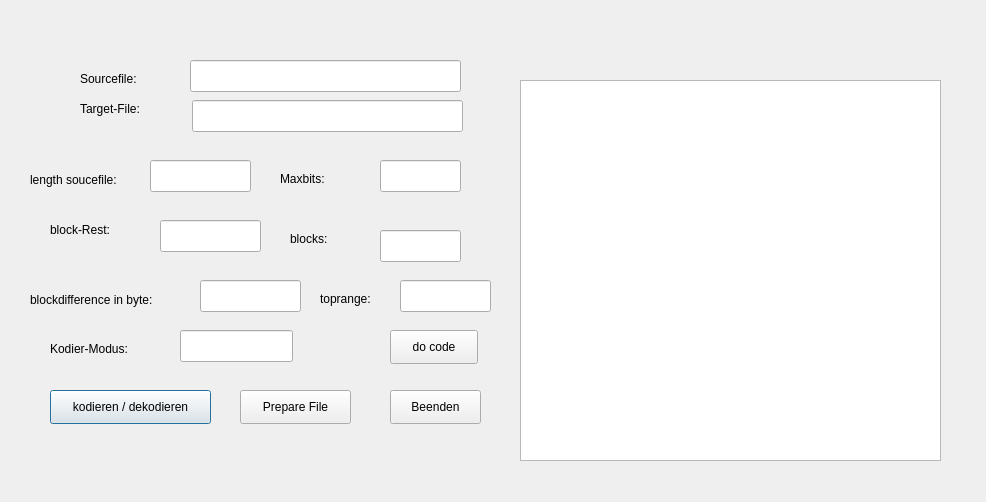
<?xml version="1.0" encoding="UTF-8"?>
<ui version="4.0">
 <class>Dialog</class>
 <widget class="QDialog" name="Dialog">
  <property name="geometry">
   <rect>
    <x>0</x>
    <y>0</y>
    <width>986</width>
    <height>502</height>
   </rect>
  </property>
  <property name="windowTitle">
   <string>Dialog</string>
  </property>
  <widget class="QPushButton" name="setkodemodus">
   <property name="geometry">
    <rect>
     <x>50</x>
     <y>390</y>
     <width>161</width>
     <height>34</height>
    </rect>
   </property>
   <property name="text">
    <string>kodieren / dekodieren</string>
   </property>
  </widget>
  <widget class="QPushButton" name="docode">
   <property name="geometry">
    <rect>
     <x>390</x>
     <y>330</y>
     <width>88</width>
     <height>34</height>
    </rect>
   </property>
   <property name="text">
    <string>do code</string>
   </property>
  </widget>
  <widget class="QLabel" name="label_7">
   <property name="geometry">
    <rect>
     <x>50</x>
     <y>340</y>
     <width>101</width>
     <height>18</height>
    </rect>
   </property>
   <property name="text">
    <string>Kodier-Modus:</string>
   </property>
  </widget>
  <widget class="QLineEdit" name="targetfile">
   <property name="geometry">
    <rect>
     <x>192</x>
     <y>100</y>
     <width>271</width>
     <height>32</height>
    </rect>
   </property>
  </widget>
  <widget class="QLabel" name="label_3">
   <property name="geometry">
    <rect>
     <x>30</x>
     <y>170</y>
     <width>101</width>
     <height>20</height>
    </rect>
   </property>
   <property name="text">
    <string>length soucefile:</string>
   </property>
  </widget>
  <widget class="QLabel" name="label_8">
   <property name="geometry">
    <rect>
     <x>80</x>
     <y>100</y>
     <width>81</width>
     <height>18</height>
    </rect>
   </property>
   <property name="text">
    <string>Target-File:</string>
   </property>
  </widget>
  <widget class="QLineEdit" name="kodiermodus">
   <property name="geometry">
    <rect>
     <x>180</x>
     <y>330</y>
     <width>113</width>
     <height>32</height>
    </rect>
   </property>
  </widget>
  <widget class="QLabel" name="label_5">
   <property name="geometry">
    <rect>
     <x>50</x>
     <y>220</y>
     <width>71</width>
     <height>20</height>
    </rect>
   </property>
   <property name="text">
    <string>block-Rest:</string>
   </property>
  </widget>
  <widget class="QPushButton" name="preparesrcfile">
   <property name="geometry">
    <rect>
     <x>240</x>
     <y>390</y>
     <width>111</width>
     <height>34</height>
    </rect>
   </property>
   <property name="text">
    <string>Prepare File</string>
   </property>
  </widget>
  <widget class="QLabel" name="label">
   <property name="geometry">
    <rect>
     <x>280</x>
     <y>170</y>
     <width>61</width>
     <height>18</height>
    </rect>
   </property>
   <property name="text">
    <string>Maxbits:</string>
   </property>
  </widget>
  <widget class="QLineEdit" name="srcblkdif">
   <property name="geometry">
    <rect>
     <x>200</x>
     <y>280</y>
     <width>101</width>
     <height>32</height>
    </rect>
   </property>
  </widget>
  <widget class="QLineEdit" name="srclnge">
   <property name="geometry">
    <rect>
     <x>150</x>
     <y>160</y>
     <width>101</width>
     <height>32</height>
    </rect>
   </property>
  </widget>
  <widget class="QLineEdit" name="showmaxrnd">
   <property name="geometry">
    <rect>
     <x>400</x>
     <y>280</y>
     <width>91</width>
     <height>32</height>
    </rect>
   </property>
  </widget>
  <widget class="QLabel" name="label_9">
   <property name="geometry">
    <rect>
     <x>320</x>
     <y>290</y>
     <width>61</width>
     <height>18</height>
    </rect>
   </property>
   <property name="text">
    <string>toprange:</string>
   </property>
  </widget>
  <widget class="QLabel" name="label_4">
   <property name="geometry">
    <rect>
     <x>290</x>
     <y>230</y>
     <width>51</width>
     <height>18</height>
    </rect>
   </property>
   <property name="text">
    <string>blocks:</string>
   </property>
  </widget>
  <widget class="QLabel" name="label_6">
   <property name="geometry">
    <rect>
     <x>30</x>
     <y>290</y>
     <width>151</width>
     <height>20</height>
    </rect>
   </property>
   <property name="text">
    <string>blockdifference in byte:</string>
   </property>
  </widget>
  <widget class="QLineEdit" name="sizeofblockrest">
   <property name="geometry">
    <rect>
     <x>160</x>
     <y>220</y>
     <width>101</width>
     <height>32</height>
    </rect>
   </property>
  </widget>
  <widget class="QTextEdit" name="textEdit">
   <property name="geometry">
    <rect>
     <x>520</x>
     <y>80</y>
     <width>421</width>
     <height>381</height>
    </rect>
   </property>
  </widget>
  <widget class="QLineEdit" name="sizeofblocks">
   <property name="geometry">
    <rect>
     <x>380</x>
     <y>230</y>
     <width>81</width>
     <height>32</height>
    </rect>
   </property>
  </widget>
  <widget class="QPushButton" name="srcaus">
   <property name="geometry">
    <rect>
     <x>390</x>
     <y>390</y>
     <width>91</width>
     <height>34</height>
    </rect>
   </property>
   <property name="text">
    <string>Beenden</string>
   </property>
  </widget>
  <widget class="QLabel" name="label_2">
   <property name="geometry">
    <rect>
     <x>80</x>
     <y>70</y>
     <width>71</width>
     <height>18</height>
    </rect>
   </property>
   <property name="text">
    <string>Sourcefile:</string>
   </property>
  </widget>
  <widget class="QLineEdit" name="quelldateiname">
   <property name="geometry">
    <rect>
     <x>190</x>
     <y>60</y>
     <width>271</width>
     <height>32</height>
    </rect>
   </property>
  </widget>
  <widget class="QLineEdit" name="sdatlen">
   <property name="geometry">
    <rect>
     <x>380</x>
     <y>160</y>
     <width>81</width>
     <height>32</height>
    </rect>
   </property>
  </widget>
 </widget>
 <resources/>
 <connections/>
</ui>
